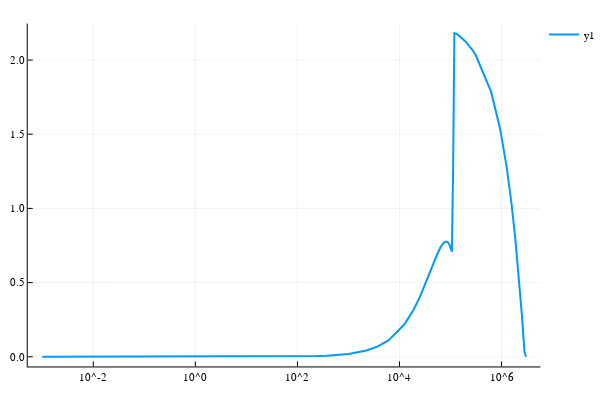

The code cell stored with this chart in its notebook:
### Markdown cell above
## X vs ξ

### Code cell
Xpdata = Chemostat.v1.FBA.X.(fbaress,mupdata,1)
Xp = plot((ξrange, Xpdata), xaxis = :log, lw = 2)

### Figure 1 — Plotly figure (JSON) as saved in the notebook; plotly's stock layout.template omitted (floating-point values rounded to 4 significant figures; data arrays with more than 128 entries replaced by an {"elided": "..."} marker saying what was removed)
{"data": [{"colorbar": {"title": ""}, "hoverinfo": "text", "legendgroup": "y1", "line": {"color": "rgba(0, 154, 250, 1.000)", "dash": "solid", "shape": "linear", "width": 2}, "mode": "lines", "name": "y1", "showlegend": true, "text": {"elided": "255 null values"}, "type": "scatter", "x": {"elided": "255 float values"}, "xaxis": "x1", "y": {"elided": "255 float values"}, "yaxis": "y1"}], "layout": {"annotations": [], "height": 400, "legend": {"bgcolor": "rgba(255, 255, 255, 1.000)", "bordercolor": "rgba(0, 0, 0, 1.000)", "font": {"color": "rgba(0, 0, 0, 1.000)", "family": "sans-serif", "size": 11}, "tracegroupgap": 0, "x": 1, "y": 1}, "margin": {"b": 20, "l": 0, "r": 0, "t": 20}, "paper_bgcolor": "rgba(255, 255, 255, 1.000)", "plot_bgcolor": "rgba(255, 255, 255, 1.000)", "showlegend": true, "width": 600, "xaxis": {"anchor": "y1", "domain": [0.05101, 0.9934], "gridcolor": "rgba(0, 0, 0, 0.100)", "gridwidth": 0.5, "linecolor": "rgba(0, 0, 0, 1.000)", "mirror": false, "range": [-3.284, 6.761], "showgrid": true, "showline": true, "showticklabels": true, "tickangle": 0, "tickcolor": "rgb(0, 0, 0)", "tickfont": {"color": "rgba(0, 0, 0, 1.000)", "family": "sans-serif", "size": 11}, "tickmode": "array", "ticks": "inside", "ticktext": ["10^-2", "10^0", "10^2", "10^4", "10^6"], "tickvals": [0.01, 1, 100, 10000, 1000000], "title": "", "titlefont": {"color": "rgba(0, 0, 0, 1.000)", "family": "sans-serif", "size": 15}, "type": "log", "visible": true, "zeroline": false, "zerolinecolor": "rgba(0, 0, 0, 1.000)"}, "yaxis": {"anchor": "x1", "domain": [0.03762, 0.9902], "gridcolor": "rgba(0, 0, 0, 0.100)", "gridwidth": 0.5, "linecolor": "rgba(0, 0, 0, 1.000)", "mirror": false, "range": [-0.06542, 2.246], "showgrid": true, "showline": true, "showticklabels": true, "tickangle": 0, "tickcolor": "rgb(0, 0, 0)", "tickfont": {"color": "rgba(0, 0, 0, 1.000)", "family": "sans-serif", "size": 11}, "tickmode": "array", "ticks": "inside", "ticktext": ["0.0", "0.5", "1.0", "1.5", "2.0"], "tickvals": [0, 0.5, 1, 1.5, 2], "title": "", "titlefont": {"color": "rgba(0, 0, 0, 1.000)", "family": "sans-serif", "size": 15}, "type": "-", "visible": true, "zeroline": false, "zerolinecolor": "rgba(0, 0, 0, 1.000)"}}}
